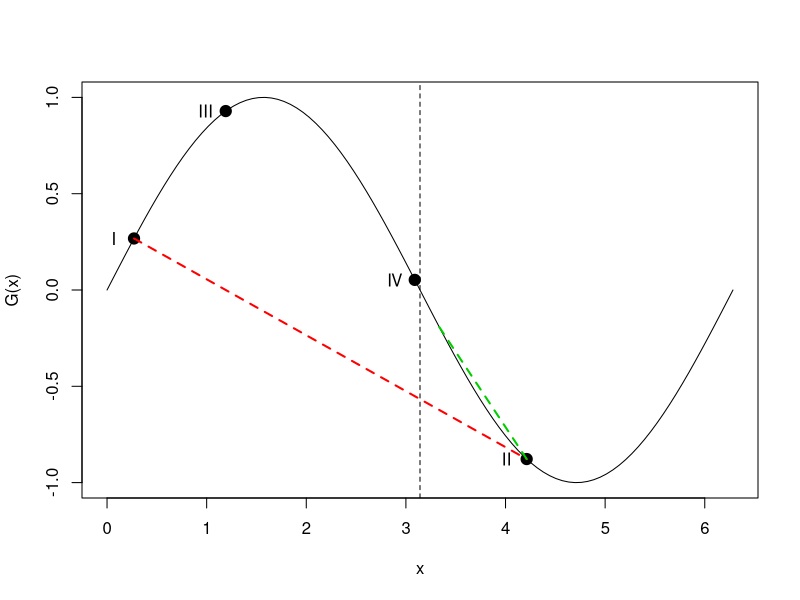

Write R code to recreate this figure.
x <- seq(0, 2*pi, length=100)
pts1 <- pi/2-1.3
pts2 <- 1.5*pi - .5
pts3 <- pts2 + sin(pts2)
pts4 <- pts2 - sin(pts2)*((pts2-pts1)/(sin(pts2)-sin(pts1)))
pts5 <- pts2 - sin(pts2)*((pts3-pts2)/(sin(pts3)-sin(pts2)))

pdf(file = "secants.pdf", height=5, width = 5)
plot(x, sin(x), "l", xlab = "x", ylab = "G(x)")
points(x = c(pts1, pts2, pts4, pts5), y = c(sin(pts1), sin(pts2), sin(pts4), sin(pts5)),  pch=19, cex=1.5)
abline(v = pi, lty=2)
segments(pts1, sin(pts1), pts2, sin(pts2), lty=2, col = "red", lwd=2)
segments(pts2, sin(pts2), pts3, sin(pts3), lty=2, col = "green3", lwd=2)
text(x = c(pts1-.2, pts2-.2, pts4-.2, pts5-.2), y = c(sin(pts1), sin(pts2), sin(pts4), sin(pts5)), c("I", "II", "III", "IV"))
dev.off()
